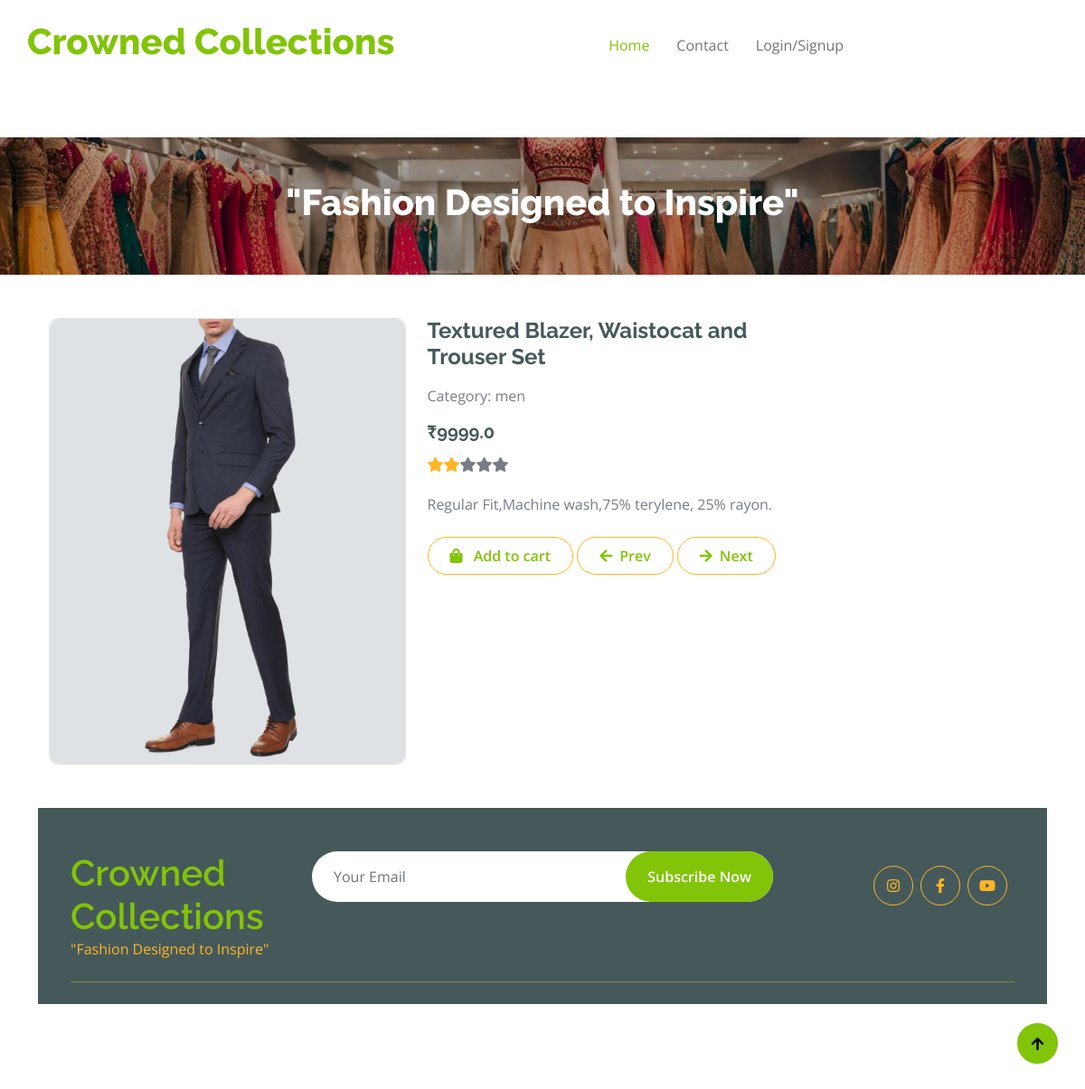
/product/22, run on the app's committed database.
### web/models.py (models this page shows, shortened)
class Product(db.Model):
    id = db.Column(db.Integer, primary_key=True)
    product_name = db.Column(db.String(100), nullable=False)
    gender = db.Column(db.String(10), nullable=False)
    price = db.Column(db.Float, nullable=False)
    description = db.Column(db.String(200), nullable=True)
    photo = db.Column(db.String(200), nullable=False)
    carts = db.relationship('Cart', backref=db.backref('product', lazy=True))
    orders = db.relationship('Order', backref=db.backref('product', lazy=True))

### web/views.py (the view)
@views.route('/product/<int:product_id>', methods=['GET','POST'])
def product_view(product_id):
    url = "home"
    random_number = random.randint(0,5)
    product = Product.query.get_or_404(product_id)
    return render_template('products.html',product_view=product,user=current_user,random_number=random_number,url=url)

### web/templates/products.html (shortened to what this page needs)
{%extends "index.html"%}
{%block content%}
    <div class="container py-5">
        <div class="row g-4 mb-5">
            <div class="col-lg-8 col-xl-9">
                <div class="row g-4">
                    <div class="col-lg-6">
                        <div class="border rounded">
                            <a href="#">
                                <img src="{{ product_view.photo }}" class="img-fluid rounded" alt="Image">
                            </a>
                        </div>
                    </div>
                    <div class="col-lg-6">
                        <h4 class="fw-bold mb-3">{{ product_view.product_name }}</h4>
                        <p class="mb-3">Category: {{ product_view.gender }}</p>
                        <h5 class="fw-bold mb-3">₹{{ product_view.price }}</h5>
                        <div class="d-flex mb-4">
                            {% if random_number == 5 %}
                            <i class="fa fa-star text-secondary"></i>
                            <i class="fa fa-star text-secondary"></i>
                            <i class="fa fa-star text-secondary"></i>
                            <i class="fa fa-star text-secondary"></i>
                            <i class="fa fa-star text-secondary"></i>
                            {% elif random_number == 4 %}
                                    <i class="fa fa-star text-secondary"></i>
                                    <i class="fa fa-star text-secondary"></i>
                                    <i class="fa fa-star text-secondary"></i>
                                    <i class="fa fa-star text-secondary"></i>
                                    <i class="fa fa-star"></i>
                            {% elif random_number == 3 %}
                                    <i class="fa fa-star text-secondary"></i>
                                    <i class="fa fa-star text-secondary"></i>
                                    <i class="fa fa-star text-secondary"></i>
                                    <i class="fa fa-star"></i>
                                    <i class="fa fa-star"></i>
                            {% else %}
                                    <i class="fa fa-star text-secondary"></i>
                                    <i class="fa fa-star text-secondary"></i>
                                    <i class="fa fa-star"></i>
                                    <i class="fa fa-star"></i>
                                    <i class="fa fa-star"></i>
                            {% endif %}
                        </div>
                        <p class="mb-4">{{ product_view.description }}</p>
                        <a href="/add-to-cart/{{ product_view.id }}" class="btn border border-secondary rounded-pill px-4 py-2 mb-4 text-primary"><i class="fa fa-shopping-bag me-2 text-primary"></i> Add to cart</a>
                        {% if product_view.id == 28 %}
                        <a href="/product/{{ product_view.id - 1}}" class="btn border border-secondary rounded-pill px-4 py-2 mb-4 text-primary"><i class="fa fa-arrow-left me-2 text-primary"></i>Prev</a>
                        {% elif product_view.id == 1 %}
                        <a href="/product/{{ product_view.id + 1}}" class="btn border border-secondary rounded-pill px-4 py-2 mb-4 text-primary"><i class="fa fa-arrow-right me-2 text-primary"></i>Next</a>
                        {% else %}
                        <a href="/product/{{ product_view.id - 1}}" class="btn border border-secondary rounded-pill px-4 py-2 mb-4 text-primary"><i class="fa fa-arrow-left me-2 text-primary"></i>Prev</a>
                        <a href="/product/{{ product_view.id + 1}}" class="btn border border-secondary rounded-pill px-4 py-2 mb-4 text-primary"><i class="fa fa-arrow-right me-2 text-primary"></i>Next</a>
                        {% endif %}
                    </div>
                </div>
{%endblock%}

### web/static/css/style.css (style rules this page uses)
.btn { font-weight: 600; transition: .5s; }
.btn.border-secondary { transition: 0.5s; }

### data on the page
Product: photo (picture), product_name "Textured Blazer, Waistocat and Trouser Set", gender "men", price "9999.0", description "Regular Fit,Machine wash,75% terylene, 25% rayon."
